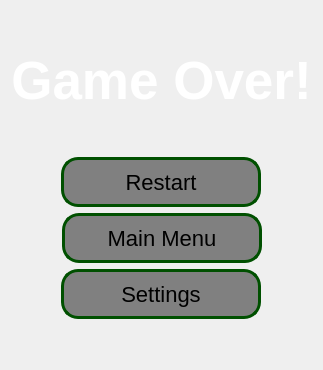
      <widget class="QWidget" name="page_5">
       <layout class="QVBoxLayout" name="verticalLayout_8">
        <item>
         <spacer name="verticalSpacer_14">
          <property name="orientation">
           <enum>Qt::Vertical</enum>
          </property>
          <property name="sizeHint" stdset="0">
           <size>
            <width>20</width>
            <height>40</height>
           </size>
          </property>
         </spacer>
        </item>
        <item>
         <layout class="QVBoxLayout" name="verticalLayout">
          <item>
           <layout class="QHBoxLayout" name="horizontalLayout_16">
            <item alignment="Qt::AlignHCenter">
             <widget class="QLabel" name="label_login_2">
              <property name="font">
               <font>
                <pointsize>40</pointsize>
                <italic>false</italic>
                <bold>true</bold>
                <kerning>true</kerning>
               </font>
              </property>
              <property name="autoFillBackground">
               <bool>false</bool>
              </property>
              <property name="styleSheet">
               <string notr="true">font: 700 40pt &quot;Baskerville&quot;;
color: rgb(255, 255, 255);</string>
              </property>
              <property name="frameShadow">
               <enum>QFrame::Sunken</enum>
              </property>
              <property name="lineWidth">
               <number>0</number>
              </property>
              <property name="text">
               <string>Game Over!</string>
              </property>
              <property name="alignment">
               <set>Qt::AlignCenter</set>
              </property>
             </widget>
            </item>
           </layout>
          </item>
          <item>
           <spacer name="verticalSpacer_15">
            <property name="orientation">
             <enum>Qt::Vertical</enum>
            </property>
            <property name="sizeHint" stdset="0">
             <size>
              <width>20</width>
              <height>40</height>
             </size>
            </property>
           </spacer>
          </item>
          <item>
           <layout class="QHBoxLayout" name="horizontalLayout_14">
            <item>
             <widget class="QPushButton" name="restartButton">
              <property name="minimumSize">
               <size>
                <width>200</width>
                <height>50</height>
               </size>
              </property>
              <property name="maximumSize">
               <size>
                <width>200</width>
                <height>16777215</height>
               </size>
              </property>
              <property name="styleSheet">
               <string notr="true">QPushButton{background-color:grey;
	font: 700 22pt &quot;Baskerville&quot;;
border: 3px solid rgb(0,80,0);
border-radius: 17px;
padding: 0 10px;
font-size: 22px;}
QPushButton:hover { background-color:rgb(0, 80, 0);}</string>
              </property>
              <property name="text">
               <string>Restart</string>
              </property>
             </widget>
            </item>
           </layout>
          </item>
          <item>
           <layout class="QHBoxLayout" name="horizontalLayout_15">
            <item>
             <spacer name="horizontalSpacer_31">
              <property name="orientation">
               <enum>Qt::Horizontal</enum>
              </property>
              <property name="sizeHint" stdset="0">
               <size>
                <width>40</width>
                <height>20</height>
               </size>
              </property>
             </spacer>
            </item>
            <item>
             <widget class="QPushButton" name="mainMenuButton">
              <property name="minimumSize">
               <size>
                <width>200</width>
                <height>50</height>
               </size>
              </property>
              <property name="maximumSize">
               <size>
                <width>230</width>
                <height>16777215</height>
               </size>
              </property>
              <property name="styleSheet">
               <string notr="true">QPushButton{background-color:grey;
	font: 700 22pt &quot;Baskerville&quot;;
border: 3px solid rgb(0,80,0);
border-radius: 17px;
padding: 0 10px;
font-size: 22px;}
QPushButton:hover { background-color:rgb(0,80,0);}</string>
              </property>
              <property name="text">
               <string>Main Menu</string>
              </property>
             </widget>
            </item>
            <item>
             <spacer name="horizontalSpacer_32">
              <property name="orientation">
               <enum>Qt::Horizontal</enum>
              </property>
              <property name="sizeHint" stdset="0">
               <size>
                <width>40</width>
                <height>20</height>
               </size>
              </property>
             </spacer>
            </item>
           </layout>
          </item>
          <item>
           <layout class="QHBoxLayout" name="horizontalLayout_17">
            <item>
             <widget class="QPushButton" name="settingsButton_2">
              <property name="minimumSize">
               <size>
                <width>0</width>
                <height>50</height>
               </size>
              </property>
              <property name="maximumSize">
               <size>
                <width>200</width>
                <height>16777215</height>
               </size>
              </property>
              <property name="styleSheet">
               <string notr="true">QPushButton{background-color:grey;
	font: 700 22pt &quot;Baskerville&quot;;
border: 3px solid rgb(0,80,0);
border-radius: 17px;
padding: 0 10px;
font-size: 22px;}
QPushButton:hover { background-color:rgb(0,80,0);}</string>
              </property>
              <property name="text">
               <string>Settings</string>
              </property>
             </widget>
            </item>
           </layout>
          </item>
         </layout>
        </item>
        <item>
         <spacer name="verticalSpacer_13">
          <property name="orientation">
           <enum>Qt::Vertical</enum>
          </property>
          <property name="sizeHint" stdset="0">
           <size>
            <width>20</width>
            <height>40</height>
           </size>
          </property>
         </spacer>
        </item>
       </layout>
      </widget>
